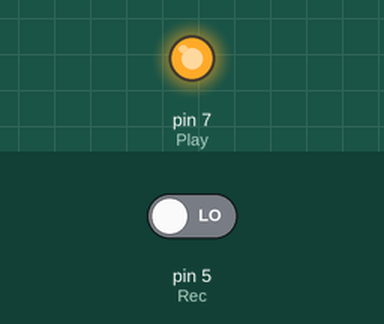
Recording of a sketch running on a simulated Arduino Uno, built with avr-gcc and run on an emulated ATmega328P. Parts: output pins drawn as LEDs (lit = HIGH). The inputs (shaded band) are chosen by the test bench; at power-on: pin 5 (Rec) LOW.

Above: at 0.1 s.
Timing chart, 0 to 1.6 s (numbered marks = the images above):
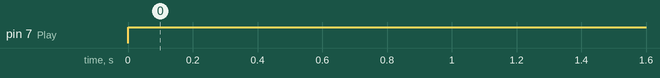

Measured:
- by itself, pin 7 (Play): LOW → HIGH at 0.00 s

The sketch:

ISD.ino
```cpp
#define Rec 5
#define Play 7
void setup() {
  // put your setup code here, to run once:
  pinMode(Rec, INPUT);
  pinMode(Play, OUTPUT);

}

void loop() {
  // put your main code here, to run repeatedly:
  if(digitalRead(Rec)==HIGH){
    digitalWrite(Rec,HIGH);
    }else{
      digitalWrite(Play,HIGH);
      }

}
```
